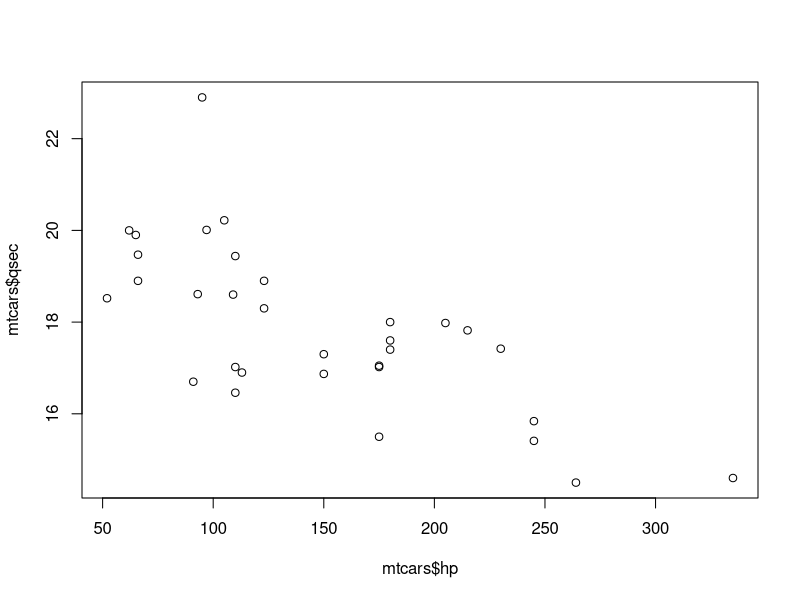

Write the R code that produced this figure.
### Hello World for Lecture 2
## 2021-08-26
print("hello world")

help("print")

### Data structures

## vectors

# character

c("A", "B", "c")

class(c("A", "B", "c"))


## numeric

class(c(1, 2, 3.5))

class(c(1:3))

1:500


seq(1, 500, by = 10)

### logical

c(T, F, TRUE, FALSE, F)


### factors


### Dates and times

Sys.Date() - 0:10

Sys.time()

### Matrices


matrix(1:12, 3, 4)

### lists

kitchen_staff <- list( chef = "Alice", 
      sous = "Bob", 
      washer = "Michael")

kitchen_staff

### assignment
## <-

### indexing

kitchen_staff["chef"]

kitchen_staff$chef

### data frames
## simply a named list where each item/variable 
## has the same length

mtcars

head(mtcars)

mean(mtcars$qsec)

class(mtcars$qsec)

### "base R" plotting
plot(mtcars$hp, mtcars$qsec)

### install a new package

install.packages("ggplot2")
